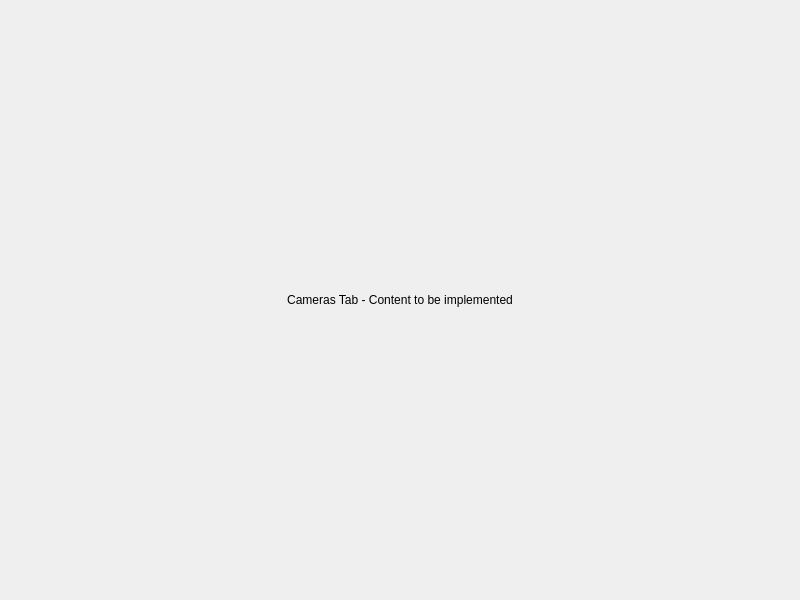
<?xml version="1.0" encoding="UTF-8"?>
<ui version="4.0">
 <class>CamerasTab</class>
 <widget class="QWidget" name="CamerasTab">
  <property name="geometry">
   <rect>
    <x>0</x>
    <y>0</y>
    <width>800</width>
    <height>600</height>
   </rect>
  </property>
  <property name="windowTitle">
   <string>Cameras</string>
  </property>
  <layout class="QVBoxLayout" name="verticalLayout">
   <item>
    <widget class="QLabel" name="label">
     <property name="text">
      <string>Cameras Tab - Content to be implemented</string>
     </property>
     <property name="alignment">
      <set>Qt::AlignCenter</set>
     </property>
    </widget>
   </item>
  </layout>
 </widget>
 <resources/>
 <connections/>
</ui>
